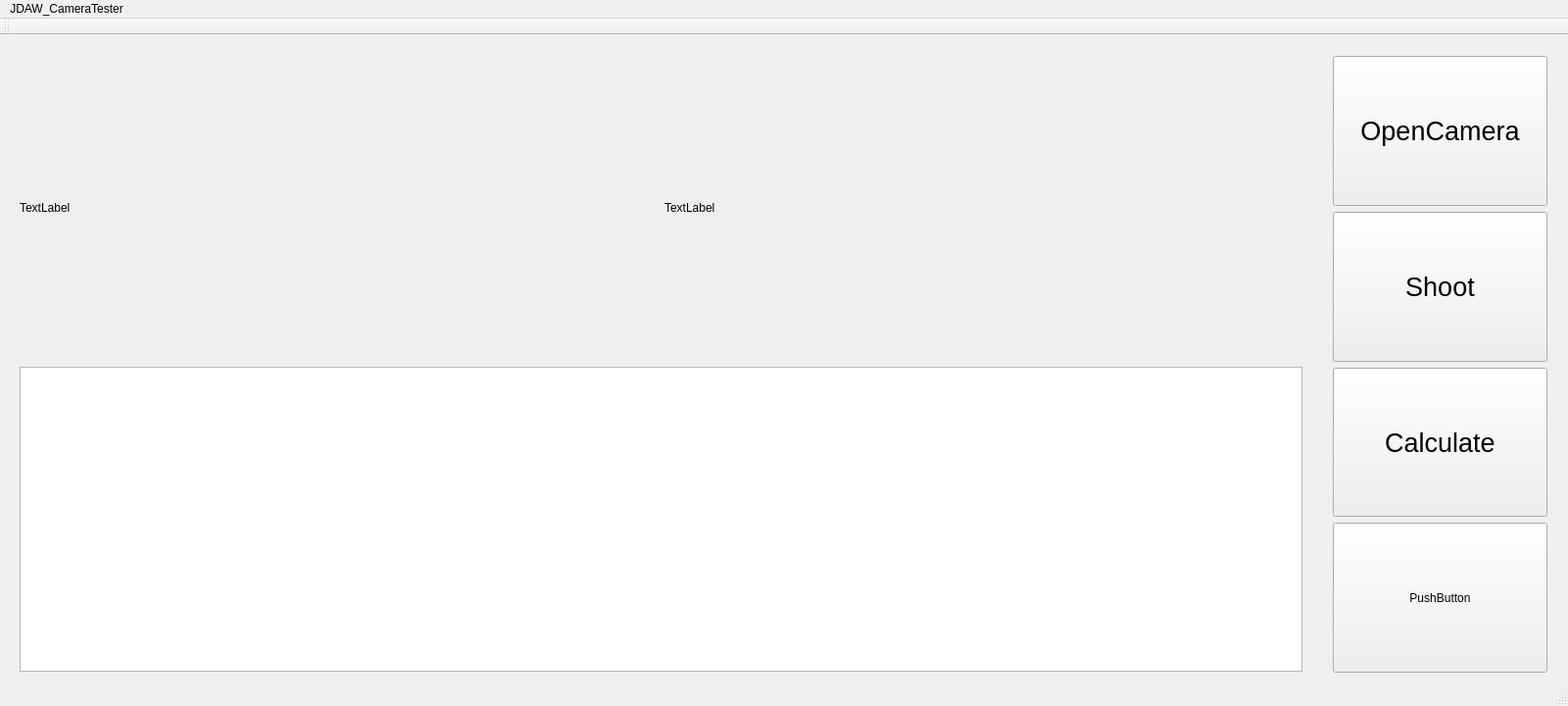
<?xml version="1.0" encoding="UTF-8"?>
<ui version="4.0">
 <class>CTMainWindow</class>
 <widget class="QMainWindow" name="CTMainWindow">
  <property name="geometry">
   <rect>
    <x>0</x>
    <y>0</y>
    <width>1600</width>
    <height>720</height>
   </rect>
  </property>
  <property name="windowTitle">
   <string>CTMainWindow</string>
  </property>
  <widget class="QWidget" name="centralWidget">
   <widget class="QWidget" name="gridLayoutWidget">
    <property name="geometry">
     <rect>
      <x>9</x>
      <y>9</y>
      <width>1331</width>
      <height>651</height>
     </rect>
    </property>
    <layout class="QGridLayout" name="gridLayout">
     <item row="2" column="0">
      <layout class="QVBoxLayout" name="verticalLayout">
       <item>
        <layout class="QHBoxLayout" name="horizontalLayout">
         <item>
          <widget class="QLabel" name="Win1">
           <property name="text">
            <string>TextLabel</string>
           </property>
          </widget>
         </item>
         <item>
          <widget class="QLabel" name="Win2">
           <property name="sizePolicy">
            <sizepolicy hsizetype="Preferred" vsizetype="Preferred">
             <horstretch>0</horstretch>
             <verstretch>0</verstretch>
            </sizepolicy>
           </property>
           <property name="text">
            <string>TextLabel</string>
           </property>
          </widget>
         </item>
        </layout>
       </item>
       <item>
        <layout class="QHBoxLayout" name="horizontalLayout_3">
         <item>
          <widget class="QTextEdit" name="textEdit">
           <property name="sizePolicy">
            <sizepolicy hsizetype="Preferred" vsizetype="Preferred">
             <horstretch>0</horstretch>
             <verstretch>0</verstretch>
            </sizepolicy>
           </property>
          </widget>
         </item>
        </layout>
       </item>
      </layout>
     </item>
    </layout>
   </widget>
   <widget class="QWidget" name="verticalLayoutWidget_2">
    <property name="geometry">
     <rect>
      <x>1349</x>
      <y>10</y>
      <width>241</width>
      <height>651</height>
     </rect>
    </property>
    <layout class="QVBoxLayout" name="verticalLayout_3">
     <item>
      <widget class="QPushButton" name="OpenCameraButton">
       <property name="sizePolicy">
        <sizepolicy hsizetype="Preferred" vsizetype="Preferred">
         <horstretch>0</horstretch>
         <verstretch>0</verstretch>
        </sizepolicy>
       </property>
       <property name="font">
        <font>
         <pointsize>20</pointsize>
        </font>
       </property>
       <property name="text">
        <string>OpenCamera</string>
       </property>
      </widget>
     </item>
     <item>
      <widget class="QPushButton" name="ShootingButton">
       <property name="sizePolicy">
        <sizepolicy hsizetype="Preferred" vsizetype="Preferred">
         <horstretch>0</horstretch>
         <verstretch>0</verstretch>
        </sizepolicy>
       </property>
       <property name="font">
        <font>
         <pointsize>20</pointsize>
        </font>
       </property>
       <property name="text">
        <string>Shoot</string>
       </property>
      </widget>
     </item>
     <item>
      <widget class="QPushButton" name="CalcButton">
       <property name="sizePolicy">
        <sizepolicy hsizetype="Preferred" vsizetype="Preferred">
         <horstretch>0</horstretch>
         <verstretch>0</verstretch>
        </sizepolicy>
       </property>
       <property name="font">
        <font>
         <pointsize>20</pointsize>
        </font>
       </property>
       <property name="text">
        <string>Calculate</string>
       </property>
      </widget>
     </item>
     <item>
      <widget class="QPushButton" name="pushButton">
       <property name="sizePolicy">
        <sizepolicy hsizetype="Preferred" vsizetype="Preferred">
         <horstretch>0</horstretch>
         <verstretch>0</verstretch>
        </sizepolicy>
       </property>
       <property name="text">
        <string>PushButton</string>
       </property>
      </widget>
     </item>
    </layout>
   </widget>
  </widget>
  <widget class="QMenuBar" name="menuBar">
   <property name="geometry">
    <rect>
     <x>0</x>
     <y>0</y>
     <width>1600</width>
     <height>21</height>
    </rect>
   </property>
   <widget class="QMenu" name="menuJDAW_CameraTester">
    <property name="title">
     <string>JDAW_CameraTester</string>
    </property>
   </widget>
   <addaction name="menuJDAW_CameraTester"/>
  </widget>
  <widget class="QToolBar" name="mainToolBar">
   <attribute name="toolBarArea">
    <enum>TopToolBarArea</enum>
   </attribute>
   <attribute name="toolBarBreak">
    <bool>false</bool>
   </attribute>
  </widget>
  <widget class="QStatusBar" name="statusBar"/>
 </widget>
 <layoutdefault spacing="6" margin="11"/>
 <resources/>
 <connections/>
</ui>
